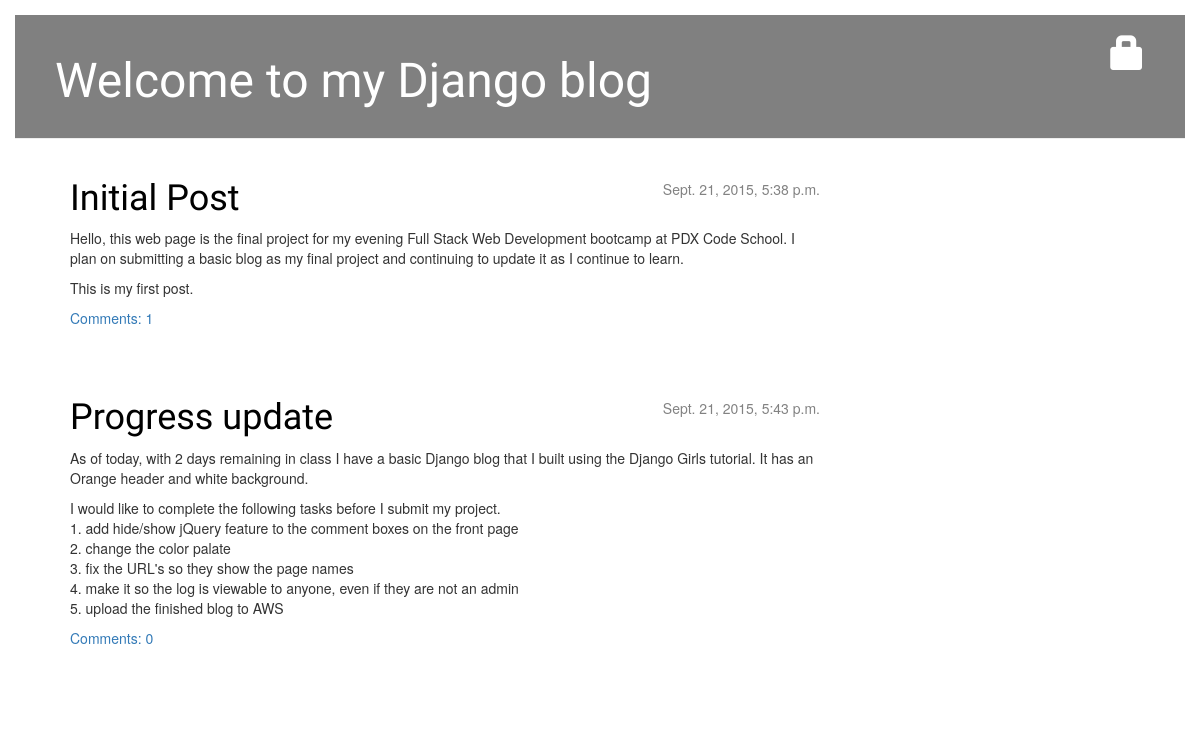
The app's page /, older data.
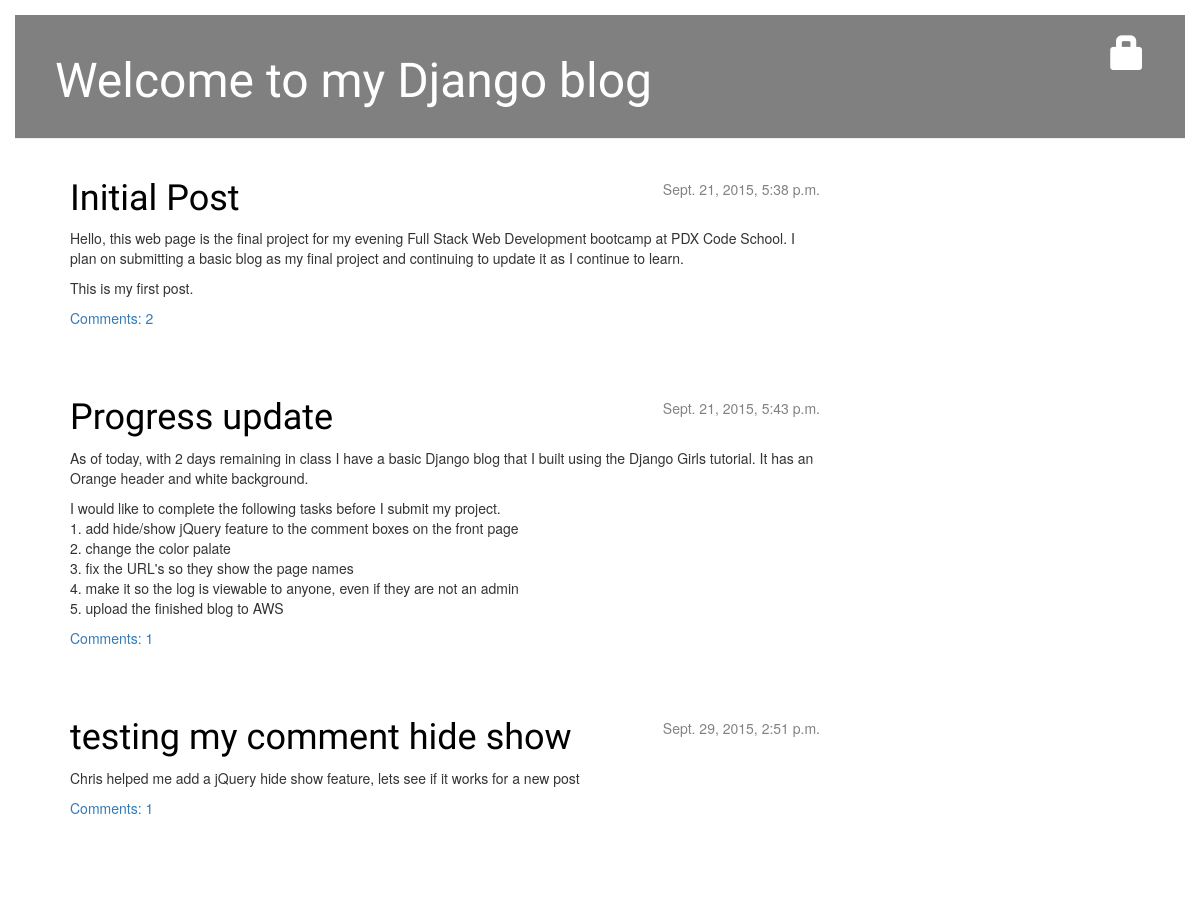
The same page, newer data.
### blog/models.py (models this page shows, shortened)
class Post(models.Model):
    author = models.ForeignKey('auth.User')
    title = models.CharField(max_length=200)
    text = models.TextField()
    created_date = models.DateTimeField(
            default=timezone.now)
    published_date = models.DateTimeField(
            blank=True, null=True)
    def approved_comments(self):
        return self.comments.filter(approved_comment=True)

### blog/views.py (the view)
# urls.py: url(r'^$', views.post_list, name='post_list'),
def post_list(request):
    posts = Post.objects.filter(published_date__lte=timezone.now()).order_by('published_date')
    return render(request, 'blog/post_list.html', {'posts': posts})

### blog/templates/blog/post_list.html (shortened to what this page needs)
{% extends "blog/base.html" %}
{% block content %}
    {% for post in posts %}
        <div class="post">
            <div class="date">
                {{ post.published_date }}
            </div>
           <h1><a href="{% url "blog.views.post_detail" pk=post.pk %}">{{ post.title }}</a></h1>
            <p>{{ post.text|linebreaks }}</p>
           <a class="commentlink" id = "commentlink{{forloop.counter}}"   href="#">Comments: {{ post.approved_comments.count }}</a>
        </div>
    {% endfor %}
{% endblock content %}

### blog/templates/blog/base.html (shortened to what this page needs)
{% load staticfiles %}
<html>
    <head>
        <link rel="stylesheet" href="//maxcdn.bootstrapcdn.com/bootstrap/3.2.0/css/bootstrap.min.css">
        <link rel="stylesheet" href="//maxcdn.bootstrapcdn.com/bootstrap/3.2.0/css/bootstrap-theme.min.css">
        <link rel="stylesheet" href="{% static "css/blog.css" %}">
    </head>
    <body>
        <div class="page-header">
    {% if user.is_authenticated %}
    <a href="{% url "post_new" %}" class="top-menu"><span class="glyphicon glyphicon-plus"></span></a>
    <a href="{% url "post_draft_list" %}" class="top-menu"><span class="glyphicon glyphicon-edit"></span></a>
    <p class="top-menu">Hello {{ user.username }}<small>(<a href="{% url "django.contrib.auth.views.logout" %}">Log out</a>)</small></p>
    {% else %}
    <a href="{% url "django.contrib.auth.views.login" %}" class="top-menu"><span class="glyphicon glyphicon-lock"></span></a>
    {% endif %}
    <h1><a href="{% url "blog.views.post_list" %}">Welcome to my Django blog</a></h1>
</div>
        <div class="content container">
            <div class="row">
                <div class="col-md-8">
                   {% block content %}
                    {% endblock %}
                </div>
            </div>
        </div>
    </body>
</html>

### blog/static/css/blog.css (style rules this page uses)
h1 a { color: #FCA205; font-family: 'Lobster'; }
body { padding: 15px; }
.page-header { background-color: #808080; margin-top: 0; padding: 20px 20px 20px 40px; }
.page-header h1, .page-header h1 a, .page-header h1 a:visited, .page-header h1 a:active { color: #ffffff; font-size: 36pt; text-decoration: none; }
.content { margin-left: 40px; }
h1, h2, h3, h4 { font-family: 'Lobster', cursive; }
.date { float: right; color: #828282; }
.top-menu, .top-menu:hover, .top-menu:visited { color: #ffffff; float: right; font-size: 26pt; margin-right: 20px; }
.post { margin-bottom: 70px; }
.post h1 a, .post h1 a:visited { color: #000000; }

Row changes from the older to the newer data that the page shows:
computed for Post "Initial Post": approved_comments.count "1" → "2"
computed for Post "Progress update": approved_comments.count "0" → "1"
added Post: published_date "Sept. 29, 2015, 2:51 p.m.", title "testing my comment hide show", text "Chris helped me add a jQuery hide show feature, lets see if it works for a new post", approved_comments.count "1"
